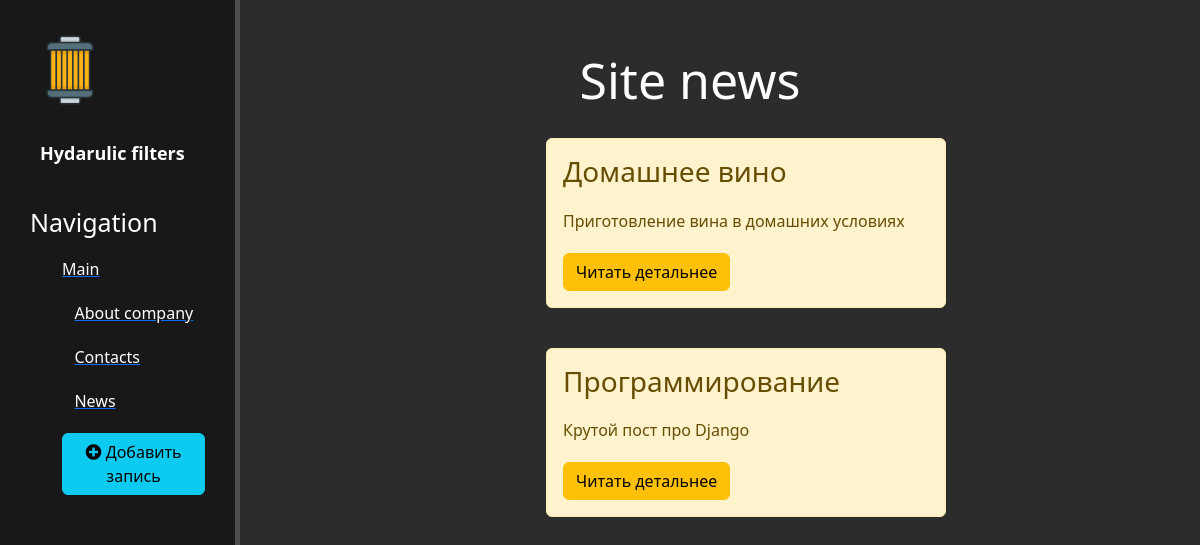
Page /news/ on the committed database.
### news/models.py (models this page shows, shortened)
class Articles(models.Model):
    class Meta:
        verbose_name = 'Новость'
        verbose_name_plural = 'Новости'
    title = models.CharField('Название', max_length=50)
    anons = models.CharField('Анонс', max_length=250)
    full_text = models.TextField('Статья')
    date = models.DateTimeField('Дата публикации')

### news/views.py (the view)
# urls.py: path('', views.news_home, name='news_home'),
def news_home(request):
    news = Articles.objects.order_by('-date')
    return render(request, 'news/news_home.html', {"news": news})

### news/templates/news/news_home.html (shortened to what this page needs)
{% extends 'main/layout.html' %}
{% block content %}
<div class="features">
<h1>Site news</h1>
    {% if news %}
   {% for el in news%}
    <div class="alert alert-warning">
        <h3>{{ el.title }}</h3>
        <p>{{ el.anons }}</p>
        <a href="{% url 'news-detail' el.id %}" class="btn btn-warning">Читать детальнее</a>
    </div>
    {% endfor %}
    {% else %}
    <p>У вас нет записей!</p>
    {% endif %}
</div>
{% endblock %}

### main/static/main/css/main.css (style rules this page uses)
body { background: #2c2c2c; }
main .features { float: left; color: #fff; margin-top: 100px; text-align: center; width: 75%; }
main .features h1 { font-size: 50px; margin-top: -50px; }
main .features p { max-width: 500px; margin: 20px auto; }
.alert-warning { float: left; clear: both; width: 400px; margin: 20px 34%; text-align: left; }

### rows in the picture
Articles: title "Домашнее вино", anons "Приготовление вина в домашних условиях"
Articles: title "Программирование", anons "Крутой пост про Django"
